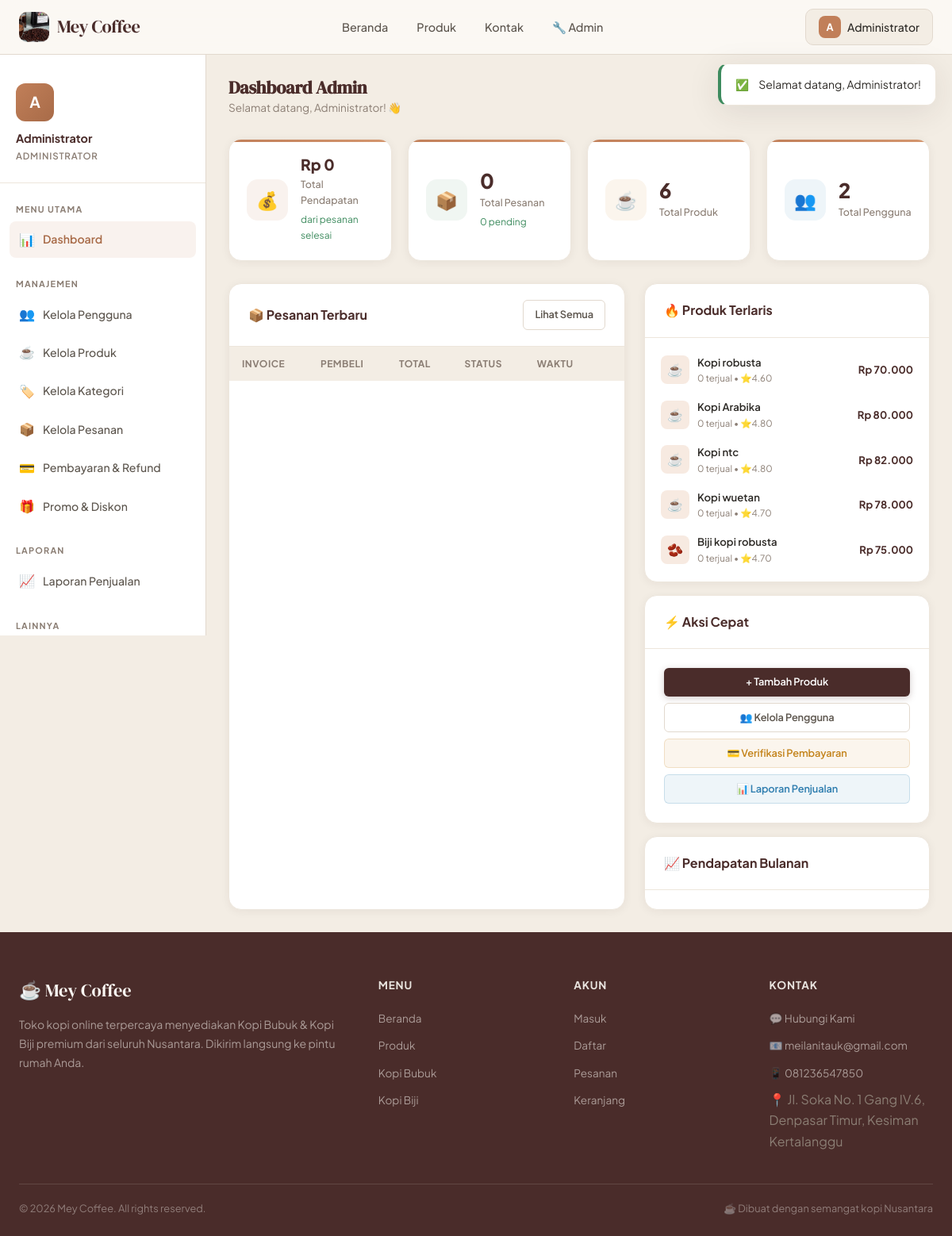
Page /admin/dashboard.php (signed in) on the committed database.
### tables this page shows
CREATE TABLE IF NOT EXISTS products (
    id INT AUTO_INCREMENT PRIMARY KEY,
    seller_id INT NOT NULL,
    category_id INT,
    name VARCHAR(200) NOT NULL,
    slug VARCHAR(200) NOT NULL UNIQUE,
    type ENUM('bubuk','biji') NOT NULL DEFAULT 'bubuk',
    description TEXT,
    price DECIMAL(12,2) NOT NULL,
    stock INT NOT NULL DEFAULT 0,
    weight INT DEFAULT 0 COMMENT 'gram',
    image VARCHAR(255),
    rating DECIMAL(3,2) DEFAULT 0.00,
    total_sold INT DEFAULT 0,
    status ENUM('active','inactive') DEFAULT 'active',
    created_at TIMESTAMP DEFAULT CURRENT_TIMESTAMP,
    updated_at TIMESTAMP DEFAULT CURRENT_TIMESTAMP ON UPDATE CURRENT_TIMESTAMP,
    FOREIGN KEY (seller_id) REFERENCES users(id) ON DELETE CASCADE,
    FOREIGN KEY (category_id) REFERENCES categories(id) ON DELETE SET NULL
);

### config/database.php (called while the page is built, shortened)
<?php
function formatRupiah($amount)
{
    return 'Rp ' . number_format($amount, 0, ',', '.');
}
?>

### admin/dashboard.php (the view, shortened to what this page needs)
<?php
require_once $_SERVER['DOCUMENT_ROOT'] . '/Aplikasi_kopi/config/database.php';
$totalUsers = $conn->query("SELECT COUNT(*) as c FROM users WHERE role != 'admin'")->fetch_assoc()['c'];
$totalProducts = $conn->query("SELECT COUNT(*) as c FROM products")->fetch_assoc()['c'];
$totalOrders = $conn->query("SELECT COUNT(*) as c FROM orders")->fetch_assoc()['c'];
$totalRevenue = $conn->query("SELECT SUM(total) as s FROM orders WHERE status='delivered'")->fetch_assoc()['s'] ?? 0;
$pendingPayments = $conn->query("SELECT COUNT(*) as c FROM payments WHERE status='pending'")->fetch_assoc()['c'];
$pendingOrders = $conn->query("SELECT COUNT(*) as c FROM orders WHERE status='pending'")->fetch_assoc()['c'];
$topProducts = $conn->query("
    SELECT p.name, p.type, p.total_sold, p.price, p.rating
    FROM products p ORDER BY p.total_sold DESC LIMIT 5
");
require_once $_SERVER['DOCUMENT_ROOT'] . '/Aplikasi_kopi/includes/header.php';
require_once $_SERVER['DOCUMENT_ROOT'] . '/Aplikasi_kopi/includes/navbar.php';
?>
<div class="dashboard-layout">
    <?php require_once $_SERVER['DOCUMENT_ROOT'] . '/Aplikasi_kopi/includes/sidebar_admin.php'; ?>
    <main class="main-content">
        <div style="display:flex;align-items:center;justify-content:space-between;margin-bottom:28px;">
            <div>
                <h1 style="font-size:1.4rem;font-weight:800;">Dashboard Admin</h1>
                <p style="color:var(--text-muted);font-size:0.85rem;">Selamat datang, <?= htmlspecialchars($_SESSION['name']) ?>! 👋</p>
            </div>
            <div style="display:flex;gap:8px;align-items:center;">
                <span style="font-size:0.8rem;color:var(--text-muted);"><?= date('d M Y, H:i') ?></span>
            </div>
        </div>
        <div class="stats-grid">
            <div class="stat-card">
                <div class="stat-icon primary">💰</div>
                <div>
                    <div class="stat-value" style="font-size:1.2rem;"><?= formatRupiah($totalRevenue) ?></div>
                    <div class="stat-label">Total Pendapatan</div>
                    <div class="stat-change up">dari pesanan selesai</div>
                </div>
            </div>
            <div class="stat-card">
                <div class="stat-icon success">📦</div>
                <div>
                    <div class="stat-value" data-target="<?= $totalOrders ?>"><?= $totalOrders ?></div>
                    <div class="stat-label">Total Pesanan</div>
                    <div class="stat-change up"><?= $pendingOrders ?> pending</div>
                </div>
            </div>
            <div class="stat-card">
                <div class="stat-icon warning">☕</div>
                <div>
                    <div class="stat-value" data-target="<?= $totalProducts ?>"><?= $totalProducts ?></div>
                    <div class="stat-label">Total Produk</div>
                </div>
            </div>
            <div class="stat-card">
                <div class="stat-icon info">👥</div>
                <div>
                    <div class="stat-value" data-target="<?= $totalUsers ?>"><?= $totalUsers ?></div>
                    <div class="stat-label">Total Pengguna</div>
                </div>
            </div>
        </div>
        <div style="display:grid;grid-template-columns:1fr 360px;gap:24px;">
            <div class="card">
                <div class="card-header">
                    <span class="card-title">📦 Pesanan Terbaru</span>
                    <a href="/Aplikasi_kopi/admin/orders.php" class="btn btn-secondary btn-sm">Lihat Semua</a>
                </div>
                <div class="table-container" style="border:none;border-radius:0;">
                    <table>
                        <thead>
                            <tr>
                                <th>Invoice</th>
                                <th>Pembeli</th>
                                <th>Total</th>
                                <th>Status</th>
                                <th>Waktu</th>
                                <th></th>
                            </tr>
                        </thead>
                    </table>
                </div>
            </div>
            <div style="display:flex;flex-direction:column;gap:16px;">
                <div class="card">
                    <div class="card-header">
                        <span class="card-title">🔥 Produk Terlaris</span>
                    </div>
                    <div class="card-body" style="padding:12px;">
                        <?php while ($tp = $topProducts->fetch_assoc()): ?>
                        <div style="display:flex;align-items:center;gap:10px;padding:8px;border-radius:8px;transition:var(--transition);" onmouseover="this.style.background='var(--bg-surface)'" onmouseout="this.style.background=''">
                            <div style="width:36px;height:36px;background:rgba(200,112,58,.15);border-radius:8px;display:flex;align-items:center;justify-content:center;">
                                <?= $tp['type'] === 'biji' ? '🫘' : '☕' ?>
                            </div>
                            <div style="flex:1;min-width:0;">
                                <div style="font-size:0.82rem;font-weight:600;white-space:nowrap;overflow:hidden;text-overflow:ellipsis;"><?= htmlspecialchars($tp['name']) ?></div>
                                <div style="font-size:0.72rem;color:var(--text-muted);"><?= $tp['total_sold'] ?> terjual • ⭐<?= $tp['rating'] ?></div>
                            </div>
                            <div style="font-size:0.82rem;font-weight:700;color:var(--primary);"><?= formatRupiah($tp['price']) ?></div>
                        </div>
                        <?php endwhile; ?>
                    </div>
                </div>
                <div class="card">
                    <div class="card-header"><span class="card-title">⚡ Aksi Cepat</span></div>
                    <div class="card-body" style="display:flex;flex-direction:column;gap:8px;">
                        <a href="/Aplikasi_kopi/admin/products.php?action=add" class="btn btn-primary btn-sm btn-block">+ Tambah Produk</a>
                        <a href="/Aplikasi_kopi/admin/users.php" class="btn btn-secondary btn-sm btn-block">👥 Kelola Pengguna</a>
                        <a href="/Aplikasi_kopi/admin/payments.php" class="btn btn-warning btn-sm btn-block">💳 Verifikasi Pembayaran <?= $pendingPayments > 0 ? "($pendingPayments)" : '' ?></a>
                        <a href="/Aplikasi_kopi/admin/reports.php" class="btn btn-info btn-sm btn-block">📊 Laporan Penjualan</a>
                    </div>
                </div>
                <div class="card">
                    <div class="card-header"><span class="card-title">📈 Pendapatan Bulanan</span></div>
                    <div class="card-body" style="padding:12px;">
                    </div>
                </div>
            </div>
        </div>
    </main>
</div>
<?php require_once $_SERVER['DOCUMENT_ROOT'] . '/Aplikasi_kopi/includes/footer.php'; ?>

### rows in the picture
products: name "Kopi robusta", total_sold "0", rating "4.60", price "Rp 70.000"
products: name "Kopi Arabika", total_sold "0", rating "4.80", price "Rp 80.000"
products: name "Kopi ntc", total_sold "0", rating "4.80", price "Rp 82.000"
products: name "Kopi wuetan", total_sold "0", rating "4.70", price "Rp 78.000"
products: name "Biji kopi robusta", total_sold "0", rating "4.70", price "Rp 75.000"

### other values in the picture
substr($_SESSION['name'], 0, 1) "A"
explode(' ', $_SESSION['name'])[0] "Administrator"
$_SESSION['name'] "Administrator"
formatRupiah($totalRevenue) "Rp 0"
$totalOrders "0"
$pendingOrders "0"
$totalProducts "6"
$totalUsers "2"
$fEmail "meilanitauk@gmail.com"
$fPhone "081236547850"
$footerSettings['site_address'] "Jl. Soka No. 1 Gang IV.6, Denpasar Timur, Kesiman Kertalanggu"
